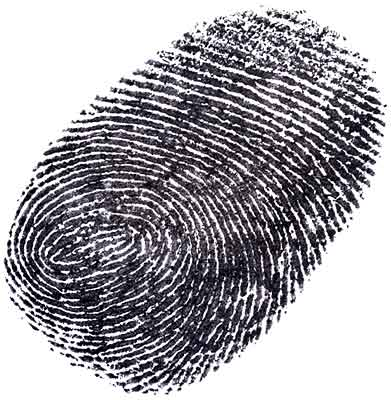
#> input picture 57713358-correct-skew/1.jpg, 391 x 400 px
$ python correct_skew.py
#> lines starting #> are read from the running program, lines starting #| are printed output that depends on the picture; after the words box and inside, x2 and y2 are one past the last pixel; in counts of white or black regions, pixels touching at a corner belong together; long printed decimals are rounded
import cv2
import numpy as np

image = cv2.imread('1.jpg')
#> image is the input picture: shape (400, 391, 3); mean B, G, R 167.9, 162.7, 164.6
gray = cv2.cvtColor(image, cv2.COLOR_BGR2GRAY)
gray = 255 - gray
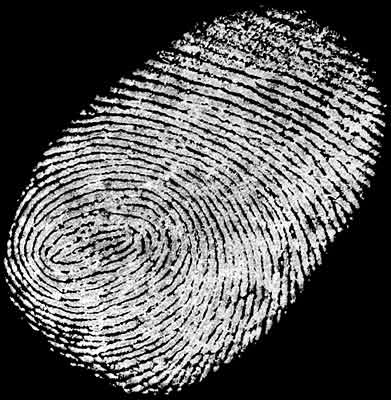
#> gray: shape (400, 391); min 0, max 255, mean 91.1
thresh = cv2.threshold(gray, 0, 255, cv2.THRESH_BINARY + cv2.THRESH_OTSU)[1]
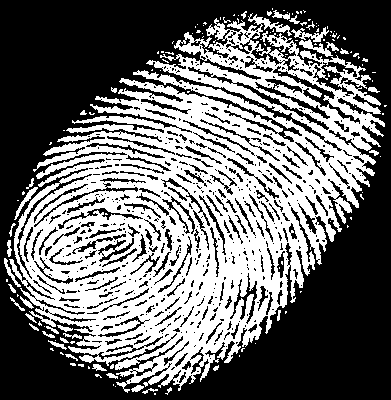
#> thresh: shape (400, 391); 42.9% white; 147 white regions (111 under 20 px), largest, box (x1, y1, x2, y2) and area: (9, 13, 385, 393) 64697, (299, 39, 339, 57) 247, (291, 27, 329, 42) 205

# Compute rotated bounding box
coords = np.column_stack(np.where(thresh > 0))
#> coords = 67126 pairs, first value 8 to 394, second value 4 to 386
angle = cv2.minAreaRect(coords)[-1]
#> angle = -43.73

if angle < -45:
    angle = -(90 + angle)
else:
    angle = -angle
#> angle = 43.73
print(angle)
#| 43.727

# Rotate image to deskew
(h, w) = image.shape[:2]
#> h = 400; w = 391
center = (w // 2, h // 2)
#> center = (195, 200)
M = cv2.getRotationMatrix2D(center, angle, 1.0)
#> M = [[0.723, 0.691, -84.16], [-0.691, 0.723, 190.3]]
rotated = cv2.warpAffine(image, M, (w, h), flags=cv2.INTER_CUBIC, borderMode=cv2.BORDER_REPLICATE)
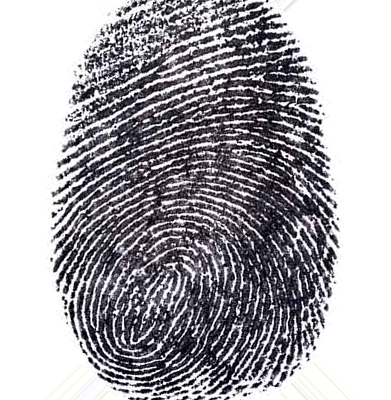
#> rotated: shape (400, 391, 3); mean B, G, R 168.4, 163.6, 165.3

cv2.imshow('thresh', thresh)
cv2.imshow('rotated', rotated)
cv2.waitKey()
